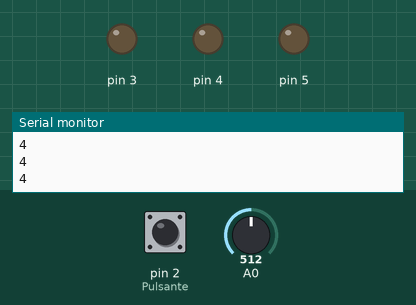
Simulated run of this sketch. Board: Arduino Uno, built with avr-gcc and run on an emulated ATmega328P. Parts: output pins drawn as LEDs (lit = HIGH), the last lines printed to the serial monitor. The test bench sets the inputs (shaded band); at power-on: pin 2 (Pulsante) LOW, A0 = 512.

Above: at 1.2 s.
1.3 s: pin 2 (Pulsante) pulled HIGH for 0.15 s
At 1.62 s:
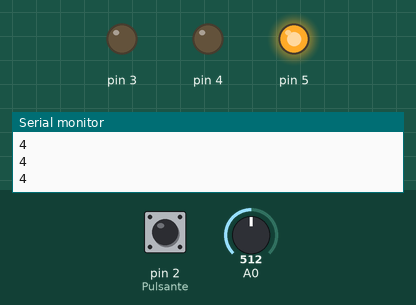
4.3 s: pin 2 (Pulsante) pulled HIGH for 3.2 s
10.5 s: A0 set to 122
At 11.4 s:
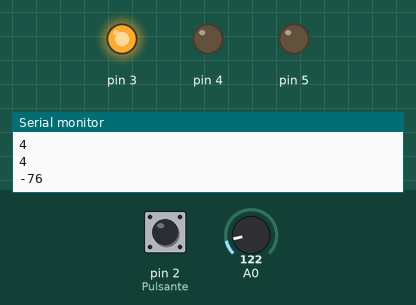
Timing chart, 0 to 13.5 s (numbered marks = the images above; inputs shaded):
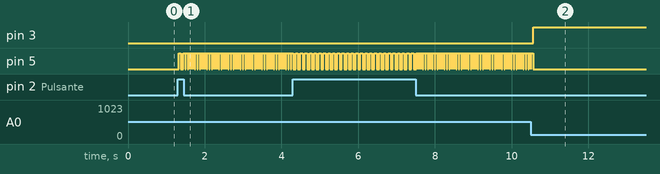

The sketch:

ledswitch.ino
```cpp
// Stato dello switch
const int input0 = A0;
int switchState = 1;
int ledState = 0;
const int loopDelayBase = 200;
int loopDelay = loopDelayBase;

void setup() {
  Serial.begin(9600);

  // put your setup code here, to run once:
  pinMode(2, INPUT); // Pulsante

  pinMode(3, OUTPUT);
  pinMode(4, OUTPUT);
  pinMode(5, OUTPUT);


}

void allLedsOff(){
  digitalWrite(3, LOW);
  digitalWrite(4, LOW);
  digitalWrite(5, LOW);
}

void switchLedOn(int led){
  int i;
  for (i=3; i<=5; i++){
    if (i == led){
      digitalWrite(i, HIGH);
    } else {
      digitalWrite(i, LOW);
    }
  }
}

void doSwitchHighLoop(int intervallo){
  int i;
  for (i=3; i<=5; i++){
    switchLedOn(i);
    delay(intervallo);
  }
}

float readTempFromSensor(int sensor){
  return 100.0*((analogRead(sensor)/1024.0)*5 - 0.5);
}

void loop() {
  // put your main code here, to run repeatedly:

  switchState = digitalRead(2);
  if (switchState == HIGH){
    if (ledState == HIGH){
      ledState = LOW;
    } else {
      ledState = HIGH;
    }
    delay(loopDelay);
  }

  if (ledState == HIGH){
    doSwitchHighLoop(loopDelay);
  } else {
    allLedsOff();
  }


  float temp = readTempFromSensor(input0);
  loopDelay = loopDelayBase/(5.0*(temp-20.0)/20.0);

  Serial.print("\n");
  Serial.print(loopDelay);

  delay(50);


}
```

Measured:
- after the input at 1.3 s, pin 5: goes HIGH 0.06 s, LOW 0.06 s, 45 × (HIGH 0.05 s, LOW 0.01 s), then HIGH, starting at once
- after the input at 10.5 s, pin 3: LOW → HIGH after 0.06 s; pin 5: goes on until 10.6 s, then stays LOW
